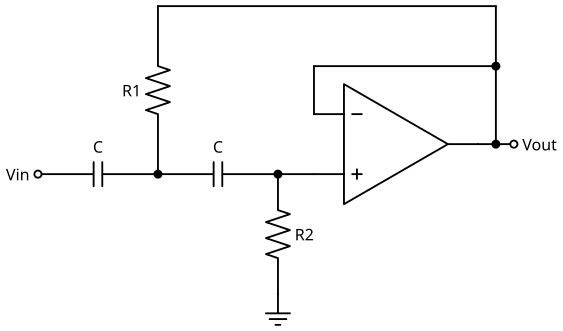

Write Python code to recreate this figure.
# SPDX-License-Identifier: MIT
"""Second-order high-pass filter: Sallen-Key, unity gain (equal C; R1 to the output, R2 to ground)."""
import sys
import pathlib

sys.path.insert(0, str(pathlib.Path(__file__).resolve().parents[2] / "tools"))
from drawing import setup_drawing  # noqa: E402
import schemdraw.elements as elm  # noqa: E402

with setup_drawing(show=False) as d:
    d.add(elm.Dot(open=True).label("Vin", loc="left"))
    d.add(elm.Capacitor().right().label("C"))
    a = d.here
    d.add(elm.Dot())
    d.add(elm.Capacitor().right().label("C"))
    b = d.here
    d.add(elm.Dot())
    d.add(elm.Line().right(0.75))
    op = d.add(elm.Opamp(leads=True).anchor("in2").right())
    d.add(elm.Line().at(op.out).right(0.75))
    out = d.here
    d.add(elm.Dot(open=True).label("Vout", loc="right"))
    xj = out[0] - 0.375
    d.add(elm.Line().at(op.in1).up(1.0))
    d.add(elm.Line().tox(xj))
    yf = d.here[1]
    d.add(elm.Line().toy(op.out))
    d.add(elm.Dot().at((xj, op.out[1])))
    d.add(elm.Resistor().at(a).up().toy(yf + 1.25).label("R1"))
    d.add(elm.Line().tox(xj))
    d.add(elm.Line().toy(yf))
    d.add(elm.Dot().at((xj, yf)))
    d.add(elm.Resistor().at(b).down().label("R2", loc="bottom"))
    d.add(elm.Ground())
    d.save(str(pathlib.Path(__file__).with_name("circuit.svg")))
print("wrote circuit.svg")
